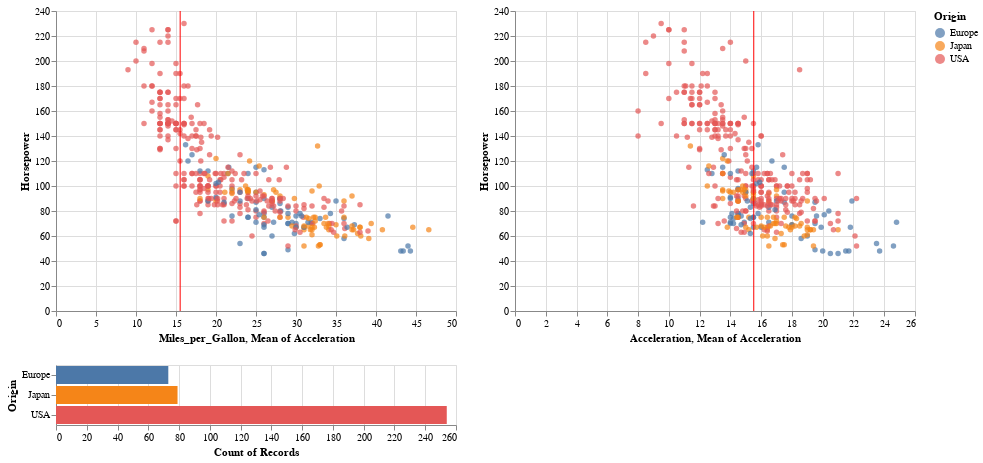

Here is the notebook cell this chart was saved with:
### Markdown cell above
# Here is three groups; two scatterplots, and one bar graph. All graphs are pulling from the same data source.

### Code cell
# I created a varaible called "interval" to store the selection color for selecting over the X,Y-axis. 
interval = alt.selection_interval(encodings=['x','y'])

# variable called "circle" to store the charting code that plots columns Horsepower and Miles per gallon on the Y/X-axis
circle=alt.Chart(cars).mark_circle().encode(
    y='Horsepower',
    x='Miles_per_Gallon',
    # I then added the function in the circle chart to show all available points on the graph that is selected. Any non selected points are then turn gray.
    color=alt.condition(interval, 'Origin', alt.value('lightgray')),
    # You will see a varaible called tooltip this creates a chart for each indiviual point of the corresponding data to the point. 
    tooltip=['Name', 'Origin', 'Horsepower', 'Miles_per_Gallon']
).interactive().properties(
    selection=interval
)
# I also created a rule variable to store the mean value of a specific column value then pointed in the chart. 
rule=alt.Chart(cars).mark_rule(color='red').encode(
    x='mean(Acceleration):Q'
)
# created a historgram chart to display the total number of entry for each car origin. Plotted the column Origin on the Y-axis to show a sideways bar chart, then made the Y-axis the total entiries in the dataset.
hist=alt.Chart(cars).mark_bar().encode(
    y='Origin',
    x='count()',
    color='Origin'
# Here you have the bar chart is affected be the selection of the data points in the chart above. 
).transform_filter(
    interval
)
# You see below the circle and rule variable being added to together to show the mean line in the graph when you print it.
# The next graph is similar to the circle, however, we changed the x-axis to a different column to give different view.
# You can also notice that I have the "|" and "&" meaning that | will place graphs side by side and for & will place the graph on top of one another. 
(((circle+rule) | (circle.encode(x='Acceleration')+rule)) & hist)

### Figure 1 — Vega-Lite specification as saved in the notebook (floating-point values rounded to 4 significant figures; data arrays with more than 128 entries replaced by an {"elided": "..."} marker saying what was removed)
{"config": {"view": {"continuousWidth": 400, "continuousHeight": 300}}, "vconcat": [{"hconcat": [{"layer": [{"mark": "circle", "encoding": {"color": {"condition": {"type": "nominal", "field": "Origin", "selection": "selector015"}, "value": "lightgray"}, "tooltip": [{"type": "nominal", "field": "Name"}, {"type": "nominal", "field": "Origin"}, {"type": "quantitative", "field": "Horsepower"}, {"type": "quantitative", "field": "Miles_per_Gallon"}], "x": {"type": "quantitative", "field": "Miles_per_Gallon"}, "y": {"type": "quantitative", "field": "Horsepower"}}, "selection": {"selector015": {"type": "interval", "encodings": ["x", "y"]}}}, {"mark": {"type": "rule", "color": "red"}, "encoding": {"x": {"type": "quantitative", "aggregate": "mean", "field": "Acceleration"}}}]}, {"layer": [{"mark": "circle", "encoding": {"color": {"condition": {"type": "nominal", "field": "Origin", "selection": "selector015"}, "value": "lightgray"}, "tooltip": [{"type": "nominal", "field": "Name"}, {"type": "nominal", "field": "Origin"}, {"type": "quantitative", "field": "Horsepower"}, {"type": "quantitative", "field": "Miles_per_Gallon"}], "x": {"type": "quantitative", "field": "Acceleration"}, "y": {"type": "quantitative", "field": "Horsepower"}}, "selection": {"selector015": {"type": "interval", "encodings": ["x", "y"]}}}, {"mark": {"type": "rule", "color": "red"}, "encoding": {"x": {"type": "quantitative", "aggregate": "mean", "field": "Acceleration"}}}]}]}, {"mark": "bar", "encoding": {"color": {"type": "nominal", "field": "Origin"}, "x": {"type": "quantitative", "aggregate": "count"}, "y": {"type": "nominal", "field": "Origin"}}, "transform": [{"filter": {"selection": "selector015"}}]}], "data": {"name": "data-f02450ab61490a1363517a0190416235"}, "$schema": "https://vega.github.io/schema/vega-lite/v4.8.1.json", "datasets": {"data-f02450ab61490a1363517a0190416235": {"elided": "406 records"}}}
